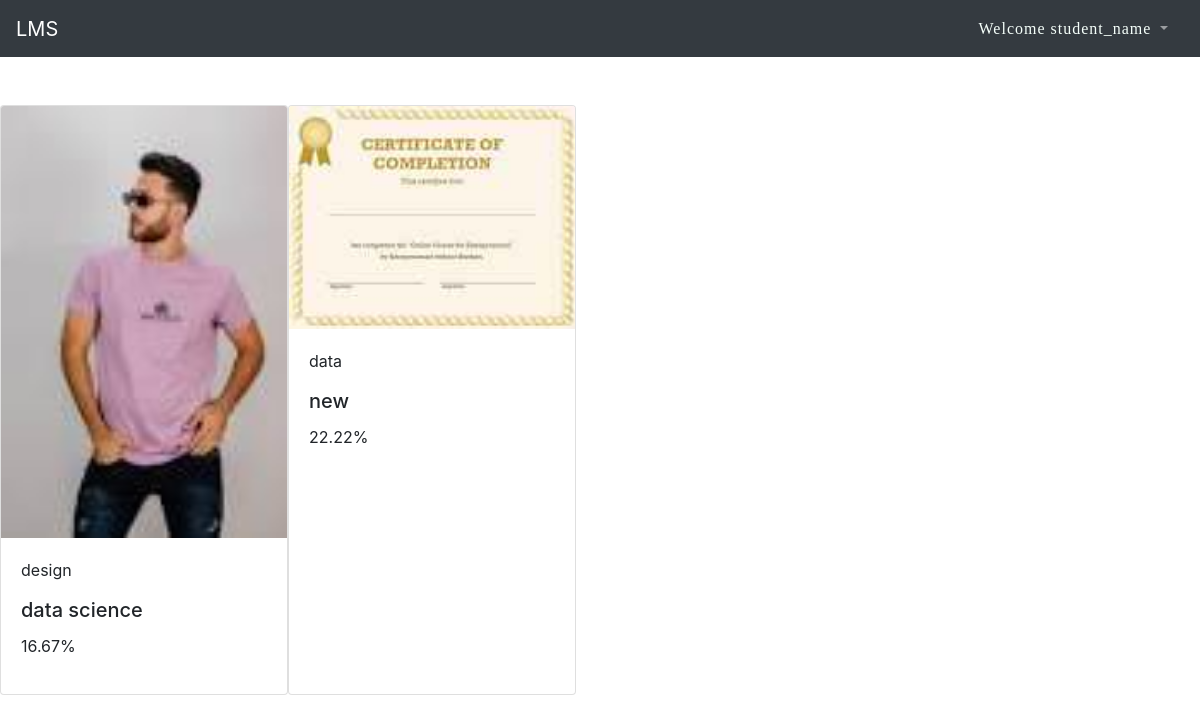
The app's page /mycourses/ (signed in) with its own data.
### courses/models.py (models this page shows, shortened)
class course(models.Model):
    title = models.CharField(max_length=200)
    category = models.CharField(max_length=200)
    image = models.ImageField(upload_to='courseImg', null=True, blank=True)
    created_by = models.ForeignKey(User, on_delete=models.CASCADE, related_name='created_courses', null=True)

class myCourseUnit(models.Model):
    courseunit = models.ForeignKey(courseUnit, on_delete=models.CASCADE)
    user = models.ForeignKey(User, on_delete=models.CASCADE)
    coursetopics = models.ManyToManyField(mytopics, blank=True)
    course_assignments = models.ManyToManyField(myAssignment, blank=True)

class mytopics(models.Model):
    user = models.ForeignKey(User, on_delete=models.CASCADE)
    coursetopic  = models.ForeignKey(courseTopic, on_delete=models.CASCADE)
    documents = models.ManyToManyField(myFiles, blank=True)
    done = models.BooleanField(default=False)

### courses/views.py (the view)
# urls.py: path('mycourses/', views.usercourse, name='usercourse'),
def usercourse(request):
    print(request.user)
    courses , _ = mycourses.objects.get_or_create(user=request.user)
    courses = courses.courses.all()
    if request.user.profile.status == 't':
        courses = course.objects.filter(created_by=request.user)
        return render(request, 'index2.html', {'courses': courses, 'user':request.user})
    return render(request, 'mycourses.html', {'courses': courses, 'user':request.user})

### templates/mycourses.html (shortened to what this page needs)
{% extends 'base.html' %}
{% load custom_tags %}
{% load static %}
{% block content %}
  {% if request.user.is_authenticated %}
    <div style="display: flex;flex-wrap:no-wrap;">
      {% for course in courses %}
        <div class="card" style="width: 18rem;">
          <a href={% url 'courseDetail' course.id %}><img class="card-img-top" src={{course.image.url}} alt="Card image cap"></a>
          <div class="card-body">
            <p class="card-text">{{course.category}}</p>
            <h5 class="card-title">{{course.title}}</h5>
            <p>{{course.id|get_percentage:request.user.id }}%</p>
          </div>
        </div>
      {% endfor %}
  </div>
  {% endif %}
{% endblock content %}

### templates/base.html (shortened to what this page needs)
<!doctype html>
<html lang="en">
  <head>
    <link rel="stylesheet" href="https://stackpath.bootstrapcdn.com/bootstrap/4.5.0/css/bootstrap.min.css"
>
    <link rel="stylesheet" type="text/css"
    href="https://cdnjs.cloudflare.com/ajax/libs/font-awesome/5.15.1/css/all.min.css">
    <link href="//netdna.bootstrapcdn.com/font-awesome/3.2.1/css/font-awesome.css" rel="stylesheet">
  </head>
  <body>
    <nav class="navbar navbar-expand-lg navbar-dark bg-dark mb-5" style="width:100%;">
        <a class="navbar-brand" href="/">LMS</a>
        <div class="collapse navbar-collapse" id="navbarTogglerDemo01">
            <div class="m-0 ml-auto form-inline">
                {% if request.user.is_authenticated %}
                  {% if request.user.profile.status == "s" %}
                    <ul class="navbar-nav">
                        <li class="nav-item dropdown">
                          <a class="nav-link dropdown-toggle mr-2" href="#" id="navbarDropdown" role="button" data-toggle="dropdown"
                              aria-haspopup="true" aria-expanded="false">
                              <span style="color: mintcream;font-family: cursive;letter-spacing: 1px;">Welcome {{request.user}}</span>
                          </a>
                        </li>
                    </ul>
                    {% endif %}
            {% endif %}
        </div>
    </nav>
    {% block content %}{% endblock content %}
  </body>
</html>

### records on screen
course: image (picture), category "design", title "data science", id|get_percentage "16.67"
course: image (picture), category "data", title "new", id|get_percentage "22.22"

### other values on screen
{{ request.user }} "student_name"
